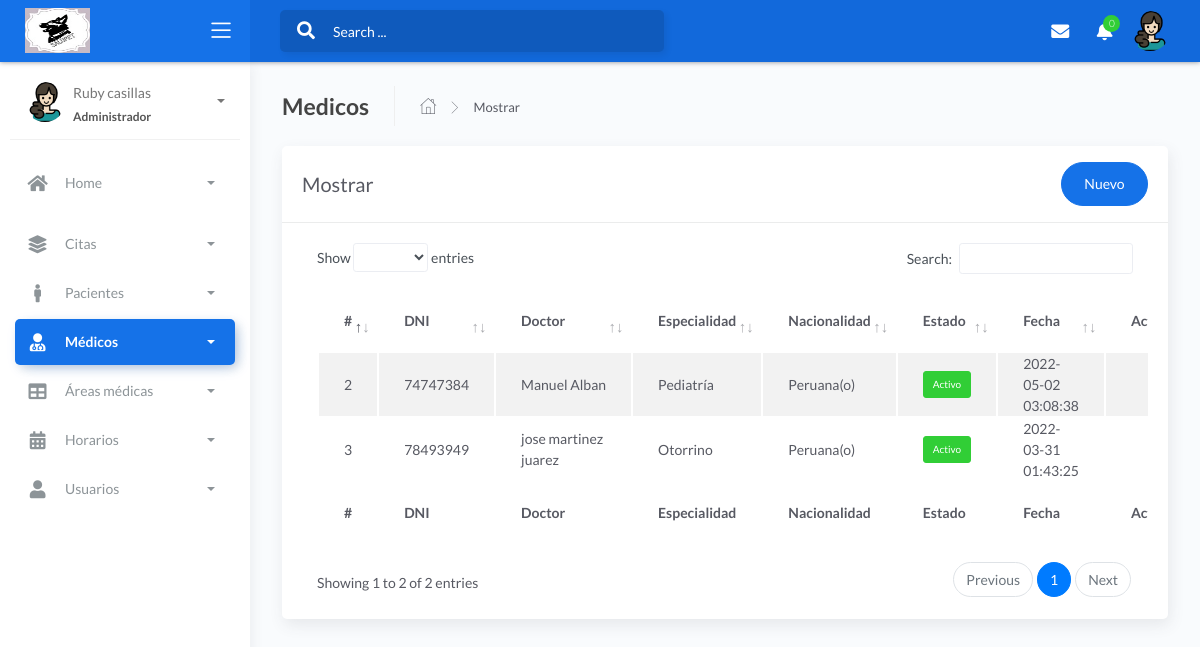
Screenshot of /folder/doctor.php (signed in) with the database file from the repository.
### tables this page shows
CREATE TABLE `doctor` (
  `coddoc` int(11) NOT NULL,
  `dnidoc` char(8) NOT NULL,
  `nomdoc` varchar(50) NOT NULL,
  `apedoc` varchar(50) NOT NULL,
  `codespe` int(11) NOT NULL,
  `sexo` char(15) NOT NULL,
  `telefo` char(9) NOT NULL,
  `fechanaci` date NOT NULL,
  `correo` varchar(50) NOT NULL,
  `naciona` varchar(35) NOT NULL,
  `estado` char(15) NOT NULL,
  `fecha_create` timestamp NOT NULL DEFAULT current_timestamp() ON UPDATE current_timestamp()
);

CREATE TABLE `specialty` (
  `codespe` int(11) NOT NULL,
  `nombrees` varchar(50) NOT NULL,
  `fecha_create` timestamp NOT NULL DEFAULT current_timestamp() ON UPDATE current_timestamp()
);

### controller/doctorcontroller.php (called while the page is built, shortened)
<?php
require_once '../model/modeldoctor.php';
class doctorcontroller{
    function mostrar(){
        $doctor=new Modelo();
        $dato=$doctor->mostrar("doctor", "1");
        require_once '../view/doctor/mostrar.php';
    }
    }

### model/modeldoctor.php (called while the page is built, shortened)
<?php
class Modelo{
  private $doctor;
  private $db;
  public function __construct(){
      $this->doctor=array();
      $this->db=new PDO('mysql:host=localhost;dbname=proyecto_final',"root","");
  }
  public function mostrar($tabla,$condicion){
      $consulta="SELECT doctor.coddoc, doctor.dnidoc, doctor.nomdoc,doctor.apedoc,specialty.nombrees, doctor.sexo, doctor.telefo, doctor.fechanaci, doctor.correo, doctor.naciona,doctor.estado, doctor.fecha_create FROM doctor INNER JOIN specialty ON doctor.codespe = specialty.codespe";
      $resultado=$this->db->query($consulta);
      while ($tabla=$resultado->fetchAll(PDO::FETCH_ASSOC)) {
          $this->doctor[]=$tabla;
      }
      return $this->doctor;
    }
}
 ?>

### view/doctor/mostrar.php (shortened to what this page needs)
<!DOCTYPE html>
<html lang="en">
<head>
	<link rel="stylesheet" href="../assets/css/bootstrap.min.css">
	<link rel="stylesheet" href="../assets/css/atlantis.min.css">
	<link rel="stylesheet" href="../assets/css/demo.css">
</head>
<body>
	<div class="wrapper">
		<div class="main-header">
			<div class="logo-header" data-background-color="blue">
				<a href="../view/admin/admin.php" class="logo">
					<img src="../assets/img/logo_salupet.jpg" height="45px" width="65px" alt="navbar brand" class="navbar-brand">
				</a>
				<div class="nav-toggle">
					<button class="btn btn-toggle toggle-sidebar">
						<i class="icon-menu"></i>
					</button>
				</div>
			</div>
			<nav class="navbar navbar-header navbar-expand-lg" data-background-color="blue2">
				<div class="container-fluid">
					<div class="collapse" id="search-nav">
						<form class="navbar-left navbar-form nav-search mr-md-3">
							<div class="input-group">
								<div class="input-group-prepend">
									<button type="submit" class="btn btn-search pr-1">
										<i class="fa fa-search search-icon"></i>
									</button>
								</div>
								<input type="text" placeholder="Search ..." class="form-control">
							</div>
						</form>
					</div>
					<ul class="navbar-nav topbar-nav ml-md-auto align-items-center">
						<li class="nav-item dropdown hidden-caret">
							<a class="nav-link dropdown-toggle" href="#" id="messageDropdown" role="button" data-toggle="dropdown" aria-haspopup="true" aria-expanded="false">
								<i class="fa fa-envelope"></i>
							</a>
						</li>
						<li class="nav-item dropdown hidden-caret">
							<a class="nav-link dropdown-toggle" href="#" id="notifDropdown" role="button" data-toggle="dropdown" aria-haspopup="true" aria-expanded="false">
								<i class="fa fa-bell"></i>
								<span class="notification">0</span>
							</a>
						</li>
						<li class="nav-item dropdown hidden-caret">
							<a class="dropdown-toggle profile-pic" data-toggle="dropdown" href="#" aria-expanded="false">
								<div class="avatar-sm">
									<img src="../assets/img/mujer.png" alt="..." class="avatar-img rounded-circle">
								</div>
							</a>
						</li>
					</ul>
				</div>
			</nav>
		</div>
		<div class="sidebar sidebar-style-2">
			<div class="sidebar-wrapper scrollbar scrollbar-inner">
				<div class="sidebar-content">
					<div class="user">
						<div class="avatar-sm float-left mr-2">
							<img src="../assets/img/mujer.png" alt="..." class="avatar-img rounded-circle">
						</div>
						<div class="info">
							<a data-toggle="collapse" href="#collapseExample" aria-expanded="true">
								<span>
									<?php echo ucfirst($_SESSION['nombre']); ?>
									<span class="user-level">Administrador</span>
									<span class="caret"></span>
								</span>
							</a>
						</div>
					</div>
					<ul class="nav nav-primary">
						<li class="nav-item">
							<a data-toggle="collapse" href="#dashboard" class="collapsed" aria-expanded="false">
								<i class="fas fa-home"></i>
								<p>Home</p>
								<span class="caret"></span>
							</a>
						</li>
						<li class="nav-item">
							<a data-toggle="collapse" href="#base">
								<i class="fas fa-layer-group"></i>
								<p>Citas</p>
								<span class="caret"></span>
							</a>
						</li>
						<li class="nav-item">
							<a data-toggle="collapse" href="#sidebarLayouts">
								<i class="fas fa-male"></i>
								<p>Pacientes</p>
								<span class="caret"></span>
							</a>
						</li>
						<li class="nav-item active">
							<a data-toggle="collapse" href="#forms">
								<i class="fas fa-user-md"></i>
								<p>Médicos</p>
								<span class="caret"></span>
							</a>
						</li>
						<li class="nav-item">
							<a data-toggle="collapse" href="#tables">
								<i class="fas fa-table"></i>
								<p>Áreas médicas</p>
								<span class="caret"></span>
							</a>
						</li>
						<li class="nav-item">
							<a data-toggle="collapse" href="#calendar">
								<i class="fas fa-calendar-alt"></i>
								<p>Horarios</p>
								<span class="caret"></span>
							</a>
						</li>
						<li class="nav-item">
							<a data-toggle="collapse" href="#user">
								<i class="fas fa-user"></i>
								<p>Usuarios</p>
								<span class="caret"></span>
							</a>
						</li>
					</ul>
				</div>
			</div>
		</div>
		<div class="main-panel">
			<div class="content">
				<div class="page-inner">
					<div class="page-header">
						<h4 class="page-title">Medicos</h4>
						<ul class="breadcrumbs">
							<li class="nav-home">
								<a href="../view/admin/admin.php">
									<i class="flaticon-home"></i>
								</a>
							</li>
							<li class="separator">
								<i class="flaticon-right-arrow"></i>
							</li>
							<li class="nav-item">
								<a href="#">Mostrar</a>
							</li>
						</ul>
					</div>
					<div class="row">
						<div class="col-md-12">
							<div class="card">
								<div class="card-header">
									<div class="d-flex align-items-center">
										<h4 class="card-title">Mostrar</h4>
										<a href="#addRowModal" class="btn btn-primary btn-round ml-auto" data-toggle="modal">Nuevo</a>
										<?php include('AgregarModal.php'); ?>
									</div>
										<div class="card-body">
										<div class="table-responsive">
										<table id="add-row" class="display table table-striped table-hover" >
											<thead>
												<tr>
													<th>#</th>
													<th>DNI</th>
													<th>Doctor</th>
													<th>Especialidad</th>
													<th>Nacionalidad</th>
													<th>Estado</th>
													<th>Fecha</th>
													<th style="width: 10%">Action</th>
												</tr>
											</thead>
											<tfoot>
												<tr>
													<th>#</th>
													<th>DNI</th>
													<th>Doctor</th>
													<th>Especialidad</th>
													<th>Nacionalidad</th>
													<th>Estado</th>
													<th>Fecha</th>
													<th>Action</th>
												</tr>
											</tfoot>
										  <tbody>
                          <?php
                          foreach ($dato as $key => $value){
                              foreach ($value as $va) { ?>
                           <tr>
                              <td><?php echo $va['coddoc'];?></td>
                              <td><?php echo $va['dnidoc'];?></td>
                              <td><?php echo $va['nomdoc'];?>&nbsp;<?php echo $va['apedoc'];?></td>
                              <td><?php echo $va ['nombrees'];?></td>
							  <td><?php echo $va ['naciona'];?></td>
					<td>
						 <?php    if($va['estado']==1)  { ?>
						  <form  method="get" action="javascript:activo('<?php echo $va['coddoc']; ?>')">
							<button type="submit" class="btn btn-success btn-xs">Activo</button>
						  </form>
						<?php  }   else {?>
						  <form  method="get" action="javascript:inactivo('<?php echo $va['coddoc']; ?>')">
							<button type="submit" class="btn btn-danger btn-xs">Inactivo</button>
						  </form>
						<?php  } ?>
					</td>
							  <td><?php echo $va ['fecha_create'];?></td>
                              <td>
						<div class="form-button-action">
				<a href="#editRowModal_<?php echo $va["coddoc"]; ?>" title="Editar" data-backdrop="false" class="btn btn-link btn-primary btn-lg" data-toggle="modal"><i class="fa fa-edit"></i></a>
								</div>
													</td>
												  </tr>
												  <?php
												  }
												  }
												  ?>
											</tbody>
											<?php include('AgregarModal.php'); ?>
						</div>
								</div>
								</div>
							</div>
						</div>
					</div>
				</div>
			</div>
</body>
</html>

### rows the page displays
doctor: coddoc "2", dnidoc "74747384", nomdoc "Manuel", apedoc "Alban", codespe.nombrees "Pediatría", naciona "Peruana(o)", fecha_create "2022-05-02 03:08:38"
doctor: coddoc "3", dnidoc "78493949", nomdoc "jose", apedoc "martinez juarez", codespe.nombrees "Otorrino", naciona "Peruana(o)", fecha_create "2022-03-31 01:43:25"

### other values shown
$_SESSION['nombre'] "Ruby casillas"
